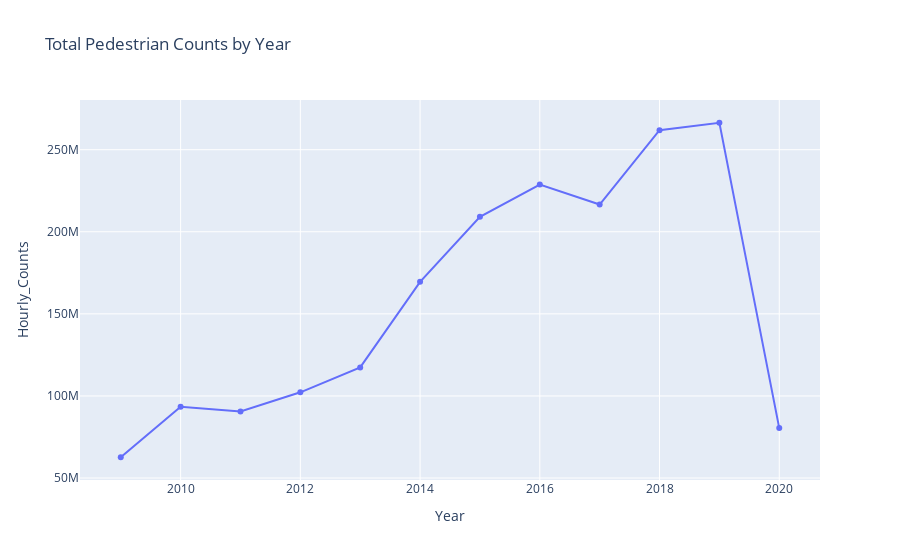

The cell this chart's notebook holds for it:
### Markdown cell above
#### How has the number of pedestrian counts through the CBD changed over time?

Below we save the `Figure` object returned by Plotly Express and perform some layout updates before rendering it.

### Code cell
# count the total number of pedestrian counts for each year
year_counts_df = counts_df.groupby("Year")["Hourly_Counts"].sum().reset_index()

figure = px.line(year_counts_df, x="Year", y="Hourly_Counts", title="Total Pedestrian Counts by Year")
figure.update_traces(mode='lines+markers')
figure

### Figure 1 — Plotly figure (JSON) as saved in the notebook; plotly's stock layout.template omitted (floating-point values rounded to 4 significant figures)
{"data": [{"hovertemplate": "Year=%{x}<br>Hourly_Counts=%{y}<extra></extra>", "legendgroup": "", "line": {"color": "#636efa", "dash": "solid"}, "mode": "lines+markers", "name": "", "orientation": "v", "showlegend": false, "type": "scatter", "x": [2009, 2010, 2011, 2012, 2013, 2014, 2015, 2016, 2017, 2018, 2019, 2020], "xaxis": "x", "y": [62650110, 93459437, 90571965, 102215521, 117389820, 169500386, 209099687, 228757880, 216586414, 261909318, 266411675, 80415895], "yaxis": "y"}], "layout": {"autosize": true, "legend": {"tracegroupgap": 0}, "title": {"text": "Total Pedestrian Counts by Year"}, "xaxis": {"anchor": "y", "autorange": true, "domain": [0, 1], "range": [2008.0, 2021.0], "title": {"text": "Year"}, "type": "linear"}, "yaxis": {"anchor": "x", "autorange": true, "domain": [0, 1], "range": [47720000.0, 281300000.0], "title": {"text": "Hourly_Counts"}, "type": "linear"}}}
